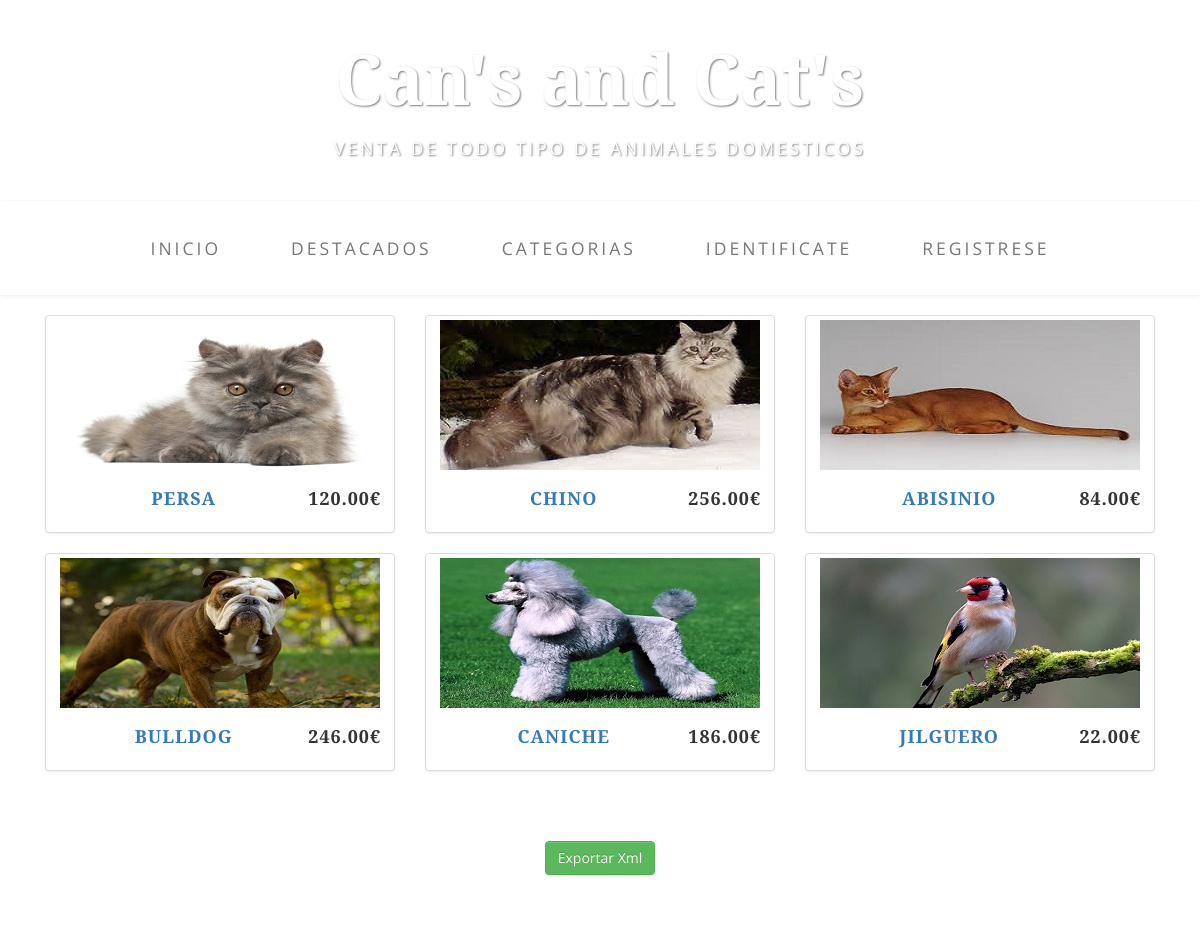
Page /index.php/Entrada/Destacados on the committed database.
### tables this page shows
CREATE TABLE `productos` (
  `Nombre` varchar(265) NOT NULL,
  `Codigo` int(11) NOT NULL AUTO_INCREMENT,
  `Precio` decimal(7,2) DEFAULT NULL,
  `Descuento_aplicable` decimal(7,2) DEFAULT NULL,
  `Imagen_Producto` varchar(500) DEFAULT NULL,
  `IVA` int(11) DEFAULT NULL,
  `Descripcion` text,
  `Anuncio` text,
  `Categoria_Codigo` int(11) NOT NULL,
  `Stock` int(11) DEFAULT NULL,
  `Destacado` char(1) DEFAULT NULL,
  `Fecha_ini_destacado` date DEFAULT NULL,
  `Fecha_fin_destacado` date DEFAULT NULL,
  ` Oculto` char(1) DEFAULT NULL,
  PRIMARY KEY (`Codigo`),
  KEY `fk_Productos_Categoria_idx` (`Categoria_Codigo`),
  CONSTRAINT `fk_Productos_Categoria` FOREIGN KEY (`Categoria_Codigo`) REFERENCES `categorias` (`Codigo`) ON DELETE NO ACTION ON UPDATE NO ACTION
);

### application/models/Model_tienda.php (called while the page is built, shortened)
<?php
class model_tienda extends CI_Model{
    public function traer_destacados(){
        $query=$this->db->query('SELECT * FROM productos WHERE Destacado="S"');
        return $query->result();
    }
}

### application/controllers/Entrada.php (called while the page is built, shortened)
<?php
class Entrada extends CI_Controller {
    public function Destacados(){
        $this->load->helper('url');
        $this->load->model('Model_tienda', "tienda");
        $destacados=$this->tienda->traer_destacados();
        $cuerpo = $this->load->view('Destacados_view', Array('destacados' => $destacados), true);
        $this->load->view('Index', Array('cuerpo' => $cuerpo));
    }
}

### index.php (called while the page is built, shortened)
<?php
require_once BASEPATH.'core/CodeIgniter.php';

### application/views/Destacados_view.php (the view)
<?php foreach ($destacados as $des) : ?>
        <div class="col-sm-4 col-lg-4 col-md-4">
            <div class="thumbnail">
                <img src=<?=  base_url()?><?= $des->Imagen_Producto?> alt="">
                <div class="caption">
                    <h4 class="pull-right"><?=$des->Precio?>€<h4>
                    <h4><a href="#"><?= anchor("Entrada/detalles_producto/{$des->Codigo}", $des->Nombre) ?></a></h4>
                </div>
            </div>
        </div>
    <?php endforeach; ?>

### application/views/Index.php (shortened to what this page needs)
<!DOCTYPE html>
<html lang="en">
<head>
    <link rel="stylesheet" href="//netdna.bootstrapcdn.com/bootstrap/3.1.0/css/bootstrap.min.css">
    <link rel="stylesheet" href="//netdna.bootstrapcdn.com/bootstrap/3.1.0/css/bootstrap-theme.min.css">
    <link href="<?=  base_url()?>asset/plantilla/css/bootstrap.min.css" rel="stylesheet">
    <link rel="stylesheet" href="//netdna.bootstrapcdn.com/bootstrap/3.1.1/css/bootstrap.min.css">
    <link href="<?=  base_url()?>asset/plantilla/css/business-casual.css" rel="stylesheet">
</head>
<body>
    <div class="brand">Can's and Cat's</div>
    <div class="address-bar">Venta de todo tipo de animales domesticos</div>
    <div align="center">
    <nav class="navbar navbar-default" role="navigation">
        <div class="container">
            <div class="collapse navbar-collapse" id="bs-example-navbar-collapse-1">
                <ul class="nav navbar-nav">
                     <li>
                       <?php echo anchor('Entrada','Inicio');?>
                    </li>
                    <li>
                         <?php echo anchor('Entrada/Destacados','Destacados');?>
                    </li>
                    <li>
                        <?php echo anchor('Entrada/Categorias','Categorias');?>
                    </li>
                    <li>
                       <?php echo anchor('Login/verificar','Identificate');?>
                    </li>
                    <li>
                       <?php echo anchor('Login/RecogerDatosUser','Registrese');?>
                    </li>
                </ul>
            </div>
        </div>
    </nav>
    <div class="container">
         <?php if(isset($cuerpo)) {
                        echo $cuerpo;
                    }else
                        redirect("/Entrada/Destacados","location",301);
                    ?>
    </div>
    <footer>
        <div class="container">
            <div class="row">
                <div class="col-lg-12 text-center">
                    <p><?php echo anchor('GenerarXml/exportar','Exportar Xml',Array("class"=>"btn btn-success"));?>
                </div>
            </div>
        </div>
    </footer>
</body>
</html>

### asset/plantilla/css/business-casual.css (style rules this page uses)
body { font-family: "Open Sans","Helvetica Neue",Helvetica,Arial,sans-serif; background: url('../img/bg.jpg') no-repeat center center fixed; -webkit-background-size: cover; -moz-background-size: cover; background-size: cover; -o-background-size: cover; }
h1, h2, h3, h4, h5, h6 { text-transform: uppercase; font-family: "Josefin Slab","Helvetica Neue",Helvetica,Arial,sans-serif; font-weight: 700; letter-spacing: 1px; }
p { font-size: 1.25em; line-height: 1.6; color: #000; }
.brand, .address-bar { display: none; }
.navbar-nav { text-transform: uppercase; font-weight: 400; letter-spacing: 3px; }
footer { background: #fff; background: rgba(255,255,255,0.9); }
footer p { margin: 0; padding: 50px 0; }
@media screen and (min-width:768px) { .brand { display: inherit; margin: 0; padding: 30px 0 10px; text-align: center; text-shadow: 1px 1px 2px rgba(0,0,0,0.5); font-family: "Josefin Slab","Helvetica Neue",Helvetica,Arial,sans-serif; font-size: 5em; font-weight: 700; line-height: normal; color: #fff; } }
@media screen and (min-width:768px) { .address-bar { display: inherit; margin: 0; padding: 0 0 40px; text-align: center; text-shadow: 1px 1px 2px rgba(0,0,0,0.5); text-transform: uppercase; font-size: 1.25em; font-weight: 400; letter-spacing: 3px; color: #fff; } }
@media screen and (min-width:768px) { .navbar { border-radius: 0; } }
@media screen and (min-width:768px) { .navbar { min-height: 0; } }
@media screen and (min-width:768px) { .navbar-default { border: none; background: #fff; background: rgba(255,255,255,0.9); } }
@media screen and (min-width:768px) { .nav>li>a { padding: 35px; } }
@media screen and (min-width:768px) { .navbar-nav>li>a { line-height: normal; } }
@media screen and (min-width:768px) { .navbar-nav { display: table; float: none; margin: 0 auto; table-layout: fixed; font-size: 1.25em; } }

### rows in the picture
productos: Imagen_Producto (picture), Precio "120.00", Codigo+Nombre "PERSA"
productos: Imagen_Producto (picture), Precio "256.00", Codigo+Nombre "CHINO"
productos: Imagen_Producto (picture), Precio "84.00", Codigo+Nombre "ABISINIO"
productos: Imagen_Producto (picture), Precio "246.00", Codigo+Nombre "BULLDOG"
productos: Imagen_Producto (picture), Precio "186.00", Codigo+Nombre "CANICHE"
productos: Imagen_Producto (picture), Precio "22.00", Codigo+Nombre "JILGUERO"

### other values in the picture
anchor('Entrada','Inicio') "INICIO"
anchor('Entrada/Destacados','Destacados') "DESTACADOS"
anchor('Entrada/Categorias','Categorias') "CATEGORIAS"
anchor('Login/verificar','Identificate') "IDENTIFICATE"
anchor('Login/RecogerDatosUser','Registrese') "REGISTRESE"
